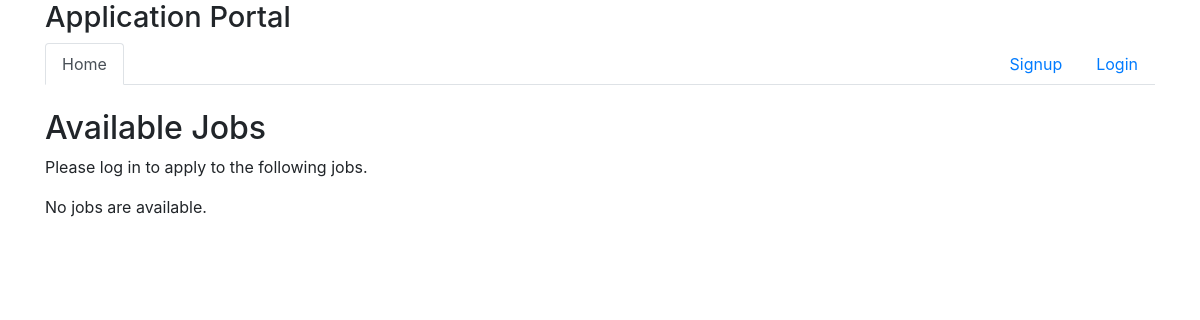
The app's page /, older data.
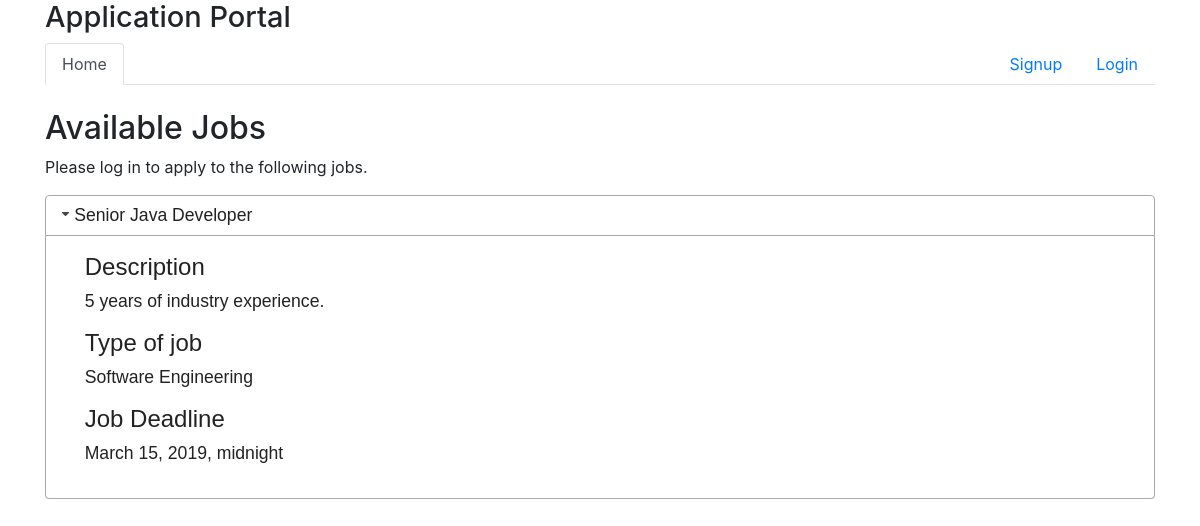
The same page, newer data.
### app/models.py (models this page shows)
class Job(models.Model):
    organisation = models.ForeignKey(Organisation, on_delete=models.CASCADE)
    job_title = models.CharField(max_length=50)
    job_desc = models.CharField(max_length=500)
    industry_type = models.CharField(max_length=50)
    deadline = models.DateTimeField(blank=True)
    class Meta:
        ordering = ['deadline']

### pages/views.py (the view)
# urls.py: path('', views.index, name='index'),
def index(request):
    if 'id' in request.session:
        return redirect('applicantjobs')
    else:
        job_filter = search(request)
        context = {"home_page": "active", "job_list": Job.objects.all(), 'filter': job_filter}
        return render(request, 'global/index.html', context)

### app/views.py (called while the page is built)
def search(request):
    job_list = Job.objects.all()
    job_filter = JobFilter(request.GET, queryset=job_list)
    return job_filter

### templates/global/index.html (shortened to what this page needs)
{% extends "global/base.html" %}
{% block content %}
<br>
<h2>Available Jobs</h2>
<p>Please log in to apply to the following jobs.</p>
{% if job_list %}
<div id="accordion">
   {% for job in job_list %}
   <h3>{{job.job_title}}</h3>
   <div>
      <h4> Description</h4>
      <p>{{job.job_desc}}</p>
      <h4> Type of job</h4>
      <p>{{job.industry_type}}</p>
      <h4>Job Deadline</h4>
      <p id="deadline">{{job.deadline}}</p>
   </div>
   {% endfor %}
</div>
{% else %}
<p>No jobs are available.</p>
{% endif %}
{% endblock %}

### templates/global/base.html (shortened to what this page needs)
<!doctype html>
<html lang="en">
  <head>
    <link rel="stylesheet" href="https://stackpath.bootstrapcdn.com/bootstrap/4.2.1/css/bootstrap.min.css"
>
    <link rel="stylesheet" href="//code.jquery.com/ui/1.12.1/themes/smoothness/jquery-ui.css">
    </head>
    <body>
        <div class="container">
        <h1> Application Portal</h1>
    {% include 'global/navigation.html' %}
    {% block content %}{% endblock %}
</div>
    </body>
    </html>

### templates/global/navigation.html (shortened to what this page needs)
{% block content %}
  <ul class="nav nav-tabs">
  <li class="nav-item">
    <a class="nav-link {{ home_page }}" id="pills-home-tab" data-toggle="pill" href="{% url 'index' %}"role="tab" aria-controls="pills-home" aria-selected="true">Home</a>
  </li>
  {% if email is None %}
    <li class="nav-item ml-auto">
      <a class="nav-link {{ signup_page }}" id="pills-profile-tab" data-toggle="pill" href="{% url 'aaron_signup' %}" role="tab" aria-controls="pills-profile" aria-selected="false">Signup</a>
    </li>
  {% endif %}
  {% if email is None %}
    <li class="nav-item">
      <a class="nav-link {{ login_page }}" id="pills-contact-tab" data-toggle="pill" href="{% url 'aaron_login' %}"role="tab" aria-controls="pills-contact" aria-selected="false">Login</a>
    </li>
  {% else %}
    <li class="nav-item ml-auto">
      <a class="nav-link {{ logout_page }}" id="pills-contact-tab" data-toggle="pill" href="{% url 'logout' %}"role="tab" aria-controls="pills-contact" aria-selected="false">Logout</a>
    </li>
  {% endif %}
</ul>
{% endblock %}

### templates/global/base.html (style rules this page uses)
h1 { font-size: 29px; }

Row changes from the older to the newer data that the page shows:
added Job: job_title "Senior Java Developer", job_desc "5 years of industry experience.", industry_type "Software Engineering", deadline "March 15, 2019, midnight"
Text that changed along with them:
text no longer shown: "No jobs are available."
